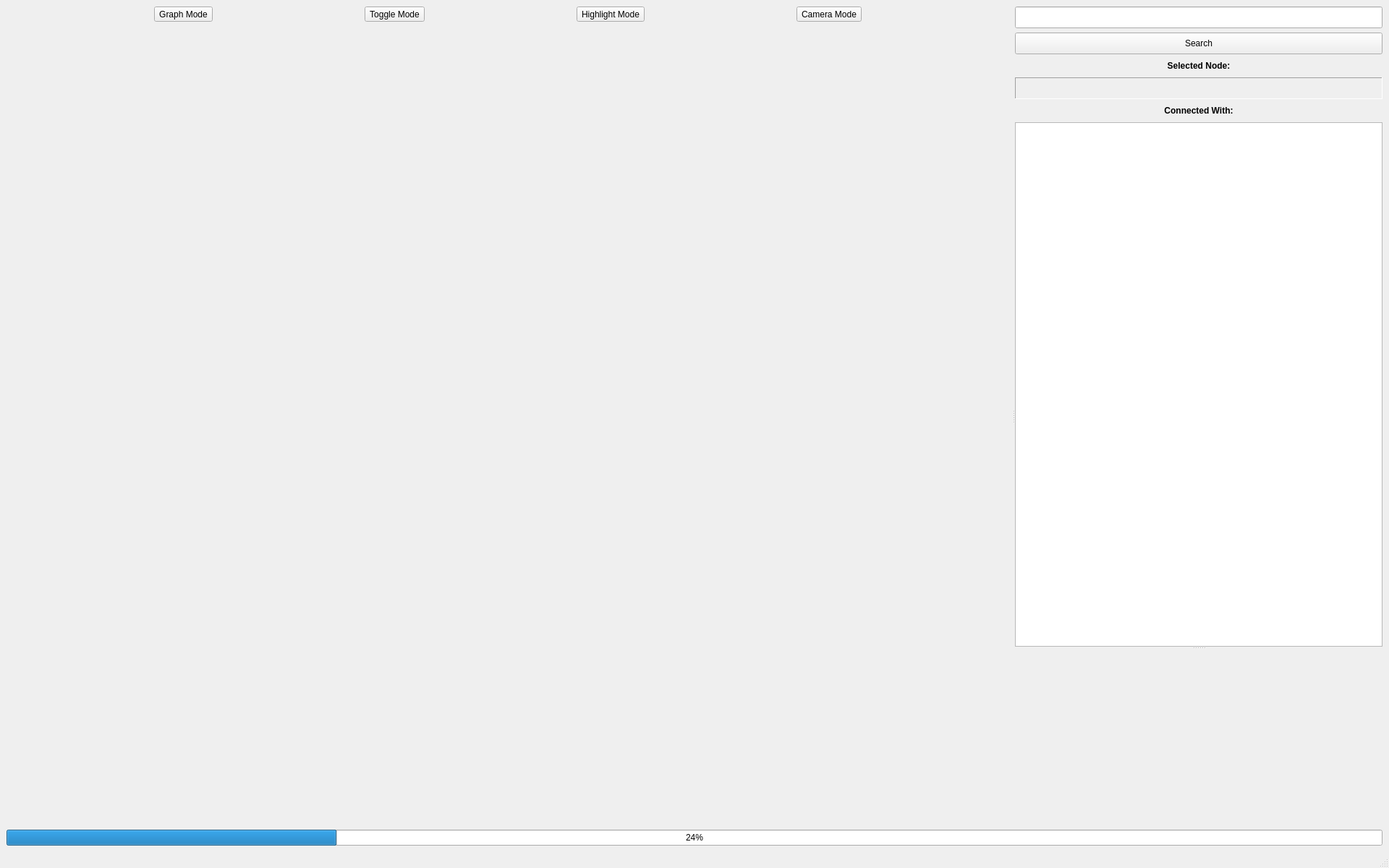
<?xml version="1.0" encoding="UTF-8"?>
<ui version="4.0">
 <class>MainWindow</class>
 <widget class="QMainWindow" name="MainWindow">
  <property name="windowModality">
   <enum>Qt::ApplicationModal</enum>
  </property>
  <property name="enabled">
   <bool>true</bool>
  </property>
  <property name="geometry">
   <rect>
    <x>0</x>
    <y>0</y>
    <width>1920</width>
    <height>1200</height>
   </rect>
  </property>
  <property name="sizePolicy">
   <sizepolicy hsizetype="Expanding" vsizetype="Expanding">
    <horstretch>0</horstretch>
    <verstretch>0</verstretch>
   </sizepolicy>
  </property>
  <property name="minimumSize">
   <size>
    <width>300</width>
    <height>200</height>
   </size>
  </property>
  <property name="acceptDrops">
   <bool>false</bool>
  </property>
  <property name="windowTitle">
   <string>ORLANDO</string>
  </property>
  <property name="dockNestingEnabled">
   <bool>true</bool>
  </property>
  <property name="unifiedTitleAndToolBarOnMac">
   <bool>false</bool>
  </property>
  <widget class="QWidget" name="centralwidget">
   <property name="contextMenuPolicy">
    <enum>Qt::DefaultContextMenu</enum>
   </property>
   <layout class="QGridLayout" name="gridLayout">
    <item row="2" column="0">
     <widget class="QProgressBar" name="progressBar">
      <property name="value">
       <number>24</number>
      </property>
     </widget>
    </item>
    <item row="0" column="0">
     <widget class="QSplitter" name="splitter_2">
      <property name="orientation">
       <enum>Qt::Horizontal</enum>
      </property>
      <widget class="QWidget" name="layoutWidget">
       <layout class="QVBoxLayout" name="verticalLayout_2">
        <item>
         <layout class="QHBoxLayout" name="horizontalLayout">
          <item>
           <widget class="QToolButton" name="toolButton_2">
            <property name="text">
             <string>Graph Mode</string>
            </property>
           </widget>
          </item>
          <item>
           <widget class="QToolButton" name="toolButton">
            <property name="text">
             <string>Toggle Mode</string>
            </property>
           </widget>
          </item>
          <item>
           <widget class="QToolButton" name="toolButton_4">
            <property name="text">
             <string>Highlight Mode</string>
            </property>
           </widget>
          </item>
          <item>
           <widget class="QToolButton" name="toolButton_3">
            <property name="text">
             <string>Camera Mode</string>
            </property>
           </widget>
          </item>
         </layout>
        </item>
        <item>
         <widget class="QVTKWidget" name="qvtkWidget_2">
          <property name="sizePolicy">
           <sizepolicy hsizetype="Expanding" vsizetype="Expanding">
            <horstretch>0</horstretch>
            <verstretch>0</verstretch>
           </sizepolicy>
          </property>
          <property name="minimumSize">
           <size>
            <width>700</width>
            <height>500</height>
           </size>
          </property>
         </widget>
        </item>
       </layout>
      </widget>
      <widget class="QSplitter" name="splitter">
       <property name="orientation">
        <enum>Qt::Vertical</enum>
       </property>
       <widget class="QWidget" name="layoutWidget">
        <layout class="QVBoxLayout" name="verticalLayout">
         <item>
          <widget class="QLineEdit" name="lineEdit">
           <property name="sizePolicy">
            <sizepolicy hsizetype="MinimumExpanding" vsizetype="Fixed">
             <horstretch>0</horstretch>
             <verstretch>0</verstretch>
            </sizepolicy>
           </property>
           <property name="minimumSize">
            <size>
             <width>40</width>
             <height>30</height>
            </size>
           </property>
          </widget>
         </item>
         <item>
          <widget class="QPushButton" name="pushButton">
           <property name="minimumSize">
            <size>
             <width>40</width>
             <height>30</height>
            </size>
           </property>
           <property name="text">
            <string>Search</string>
           </property>
          </widget>
         </item>
         <item>
          <widget class="QLabel" name="label">
           <property name="sizePolicy">
            <sizepolicy hsizetype="MinimumExpanding" vsizetype="Fixed">
             <horstretch>0</horstretch>
             <verstretch>0</verstretch>
            </sizepolicy>
           </property>
           <property name="minimumSize">
            <size>
             <width>40</width>
             <height>20</height>
            </size>
           </property>
           <property name="font">
            <font>
             <weight>75</weight>
             <bold>true</bold>
            </font>
           </property>
           <property name="text">
            <string>Selected Node:</string>
           </property>
           <property name="alignment">
            <set>Qt::AlignCenter</set>
           </property>
          </widget>
         </item>
         <item>
          <widget class="QLabel" name="labelSelected">
           <property name="sizePolicy">
            <sizepolicy hsizetype="MinimumExpanding" vsizetype="Fixed">
             <horstretch>0</horstretch>
             <verstretch>0</verstretch>
            </sizepolicy>
           </property>
           <property name="minimumSize">
            <size>
             <width>40</width>
             <height>30</height>
            </size>
           </property>
           <property name="frameShape">
            <enum>QFrame::Panel</enum>
           </property>
           <property name="frameShadow">
            <enum>QFrame::Sunken</enum>
           </property>
           <property name="text">
            <string/>
           </property>
          </widget>
         </item>
         <item>
          <widget class="QLabel" name="labelConnected">
           <property name="sizePolicy">
            <sizepolicy hsizetype="MinimumExpanding" vsizetype="Fixed">
             <horstretch>0</horstretch>
             <verstretch>0</verstretch>
            </sizepolicy>
           </property>
           <property name="minimumSize">
            <size>
             <width>40</width>
             <height>20</height>
            </size>
           </property>
           <property name="font">
            <font>
             <weight>75</weight>
             <bold>true</bold>
            </font>
           </property>
           <property name="text">
            <string>Connected With:</string>
           </property>
           <property name="alignment">
            <set>Qt::AlignCenter</set>
           </property>
          </widget>
         </item>
         <item>
          <widget class="QListWidget" name="listWidget">
           <property name="sizePolicy">
            <sizepolicy hsizetype="MinimumExpanding" vsizetype="MinimumExpanding">
             <horstretch>0</horstretch>
             <verstretch>0</verstretch>
            </sizepolicy>
           </property>
           <property name="minimumSize">
            <size>
             <width>40</width>
             <height>350</height>
            </size>
           </property>
           <property name="selectionRectVisible">
            <bool>true</bool>
           </property>
          </widget>
         </item>
        </layout>
       </widget>
       <widget class="QVTKWidget" name="qvtkWidget">
        <property name="sizePolicy">
         <sizepolicy hsizetype="MinimumExpanding" vsizetype="MinimumExpanding">
          <horstretch>0</horstretch>
          <verstretch>0</verstretch>
         </sizepolicy>
        </property>
        <property name="minimumSize">
         <size>
          <width>40</width>
          <height>140</height>
         </size>
        </property>
       </widget>
      </widget>
     </widget>
    </item>
   </layout>
  </widget>
  <widget class="QMenuBar" name="menubar">
   <property name="geometry">
    <rect>
     <x>0</x>
     <y>0</y>
     <width>1920</width>
     <height>25</height>
    </rect>
   </property>
  </widget>
  <widget class="QStatusBar" name="statusbar"/>
 </widget>
 <customwidgets>
  <customwidget>
   <class>QVTKWidget</class>
   <extends>QWidget</extends>
   <header>QVTKWidget.h</header>
  </customwidget>
 </customwidgets>
 <resources/>
 <connections/>
</ui>
